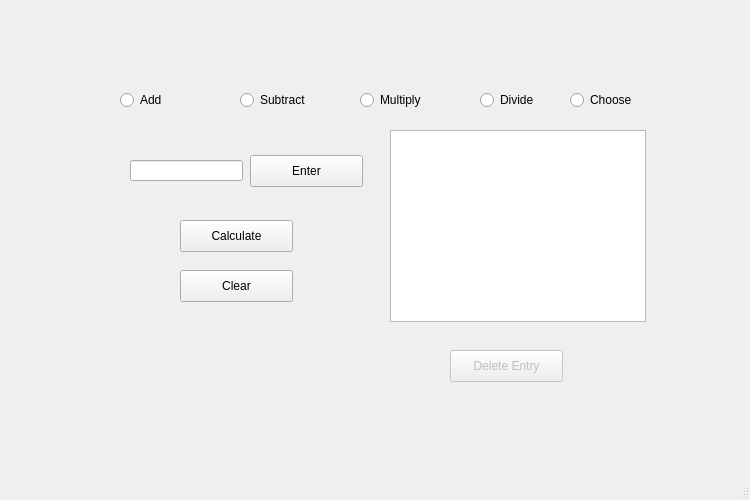
<?xml version="1.0" encoding="UTF-8"?>
<ui version="4.0">
 <class>MainWindow</class>
 <widget class="QMainWindow" name="MainWindow">
  <property name="geometry">
   <rect>
    <x>0</x>
    <y>0</y>
    <width>750</width>
    <height>500</height>
   </rect>
  </property>
  <property name="windowTitle">
   <string>Calculator</string>
  </property>
  <widget class="QWidget" name="centralwidget">
   <widget class="QRadioButton" name="radio_add">
    <property name="geometry">
     <rect>
      <x>120</x>
      <y>90</y>
      <width>100</width>
      <height>20</height>
     </rect>
    </property>
    <property name="text">
     <string>Add</string>
    </property>
   </widget>
   <widget class="QRadioButton" name="radio_sub">
    <property name="geometry">
     <rect>
      <x>240</x>
      <y>90</y>
      <width>100</width>
      <height>20</height>
     </rect>
    </property>
    <property name="text">
     <string>Subtract</string>
    </property>
   </widget>
   <widget class="QRadioButton" name="radio_mul">
    <property name="geometry">
     <rect>
      <x>360</x>
      <y>90</y>
      <width>100</width>
      <height>20</height>
     </rect>
    </property>
    <property name="text">
     <string>Multiply </string>
    </property>
   </widget>
   <widget class="QRadioButton" name="radio_div">
    <property name="geometry">
     <rect>
      <x>480</x>
      <y>90</y>
      <width>100</width>
      <height>20</height>
     </rect>
    </property>
    <property name="text">
     <string>Divide</string>
    </property>
   </widget>
   <widget class="QLineEdit" name="line_entry">
    <property name="geometry">
     <rect>
      <x>130</x>
      <y>160</y>
      <width>113</width>
      <height>21</height>
     </rect>
    </property>
   </widget>
   <widget class="QPushButton" name="button_enter">
    <property name="geometry">
     <rect>
      <x>250</x>
      <y>155</y>
      <width>113</width>
      <height>32</height>
     </rect>
    </property>
    <property name="text">
     <string>Enter</string>
    </property>
   </widget>
   <widget class="QPushButton" name="button_calc">
    <property name="geometry">
     <rect>
      <x>180</x>
      <y>220</y>
      <width>113</width>
      <height>32</height>
     </rect>
    </property>
    <property name="text">
     <string>Calculate</string>
    </property>
   </widget>
   <widget class="QRadioButton" name="radio_choose">
    <property name="geometry">
     <rect>
      <x>570</x>
      <y>90</y>
      <width>100</width>
      <height>20</height>
     </rect>
    </property>
    <property name="text">
     <string>Choose</string>
    </property>
   </widget>
   <widget class="QListWidget" name="list">
    <property name="geometry">
     <rect>
      <x>390</x>
      <y>130</y>
      <width>256</width>
      <height>192</height>
     </rect>
    </property>
   </widget>
   <widget class="QLabel" name="label">
    <property name="geometry">
     <rect>
      <x>290</x>
      <y>10</y>
      <width>231</width>
      <height>51</height>
     </rect>
    </property>
    <property name="font">
     <font>
      <family>STIX Two Math</family>
      <pointsize>14</pointsize>
     </font>
    </property>
    <property name="text">
     <string/>
    </property>
    <property name="alignment">
     <set>Qt::AlignCenter</set>
    </property>
   </widget>
   <widget class="QPushButton" name="button_del">
    <property name="enabled">
     <bool>false</bool>
    </property>
    <property name="geometry">
     <rect>
      <x>450</x>
      <y>350</y>
      <width>113</width>
      <height>32</height>
     </rect>
    </property>
    <property name="text">
     <string>Delete Entry</string>
    </property>
   </widget>
   <widget class="QPushButton" name="button_clear">
    <property name="geometry">
     <rect>
      <x>180</x>
      <y>270</y>
      <width>113</width>
      <height>32</height>
     </rect>
    </property>
    <property name="text">
     <string>Clear</string>
    </property>
   </widget>
  </widget>
  <widget class="QMenuBar" name="menubar">
   <property name="geometry">
    <rect>
     <x>0</x>
     <y>0</y>
     <width>750</width>
     <height>37</height>
    </rect>
   </property>
  </widget>
  <widget class="QStatusBar" name="statusbar"/>
 </widget>
 <resources/>
 <connections/>
</ui>
